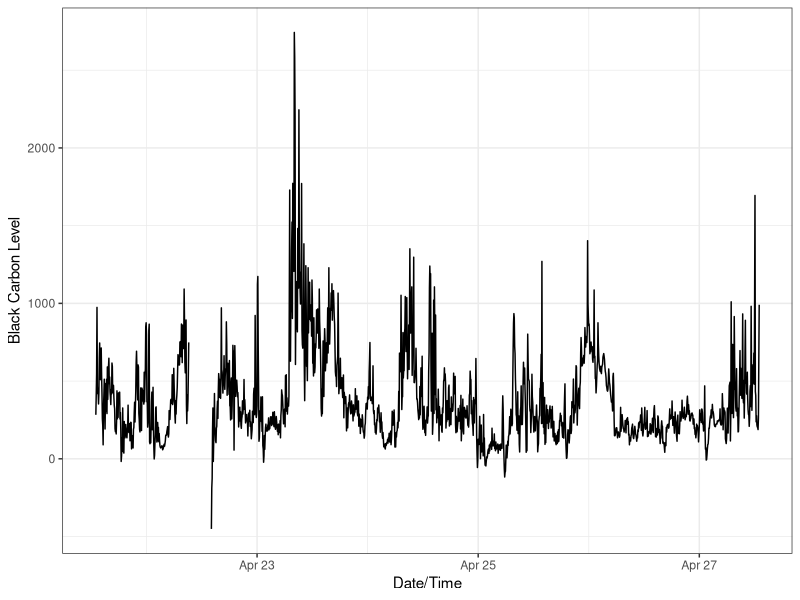
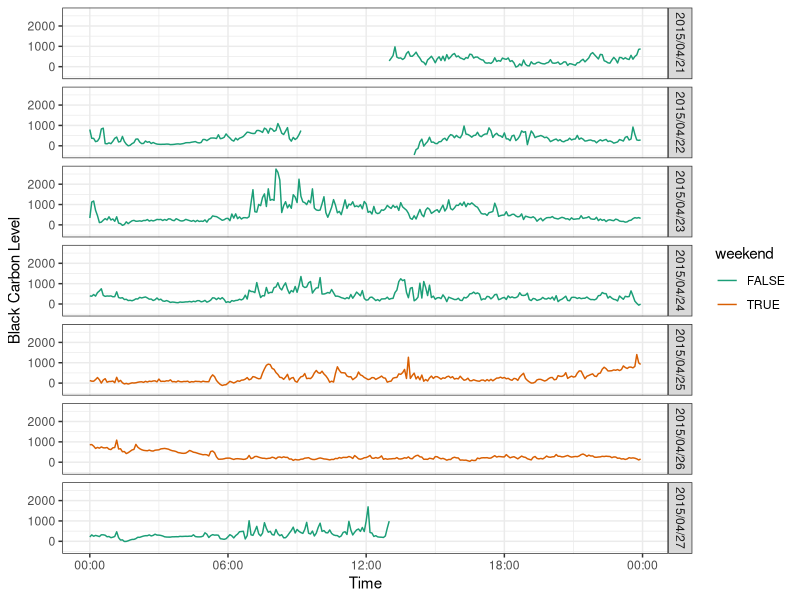

Generate these figures, in order, with R:
library(ggplot2)
library(lubridate)
library(scales)

## Read our continuous sample data
c0 <- read.csv("./data/continuous-sample0.csv", header=TRUE, skip=16)
c1 <- read.csv("./data/continuous-sample1.csv", header=TRUE, skip=16)
cdat <- rbind(c0, c1)

## Concatenate and parse our date/time fields
cdat$datetime <- ymd_hms(paste(cdat$Date, cdat$Time))

## Easy to use day field
cdat$day <- wday(cdat$datetime, label=TRUE)

## Easy to use time field
cdat$time <- cdat$datetime
day(cdat$time) <- 1

## Weekend variable for ID purposes
cdat$weekend <- FALSE
cdat$weekend[cdat$day == "Sat" | cdat$day == "Sun"] <- TRUE

ptimeseries <- ggplot(data=cdat, aes(x=datetime, y=BC)) +
  geom_line() + xlab("Date/Time") +
  ylab("Black Carbon Level") + theme_bw()

ptimeseriesday <- ggplot(data=cdat, aes(x=time, y=BC, color=weekend)) +
  geom_line() + theme_bw() +
  facet_grid(Date ~ .) +
  xlab("Time") + ylab("Black Carbon Level") +
  scale_x_datetime(labels = date_format("%H:%M")) +
  scale_color_brewer(type="qual", palette=2)

ggsave("./fig/timeseries.pdf", ptimeseries, width=10, height=5)

ggsave("./fig/timeseriesday.pdf", ptimeseriesday, width=10, height=6)
